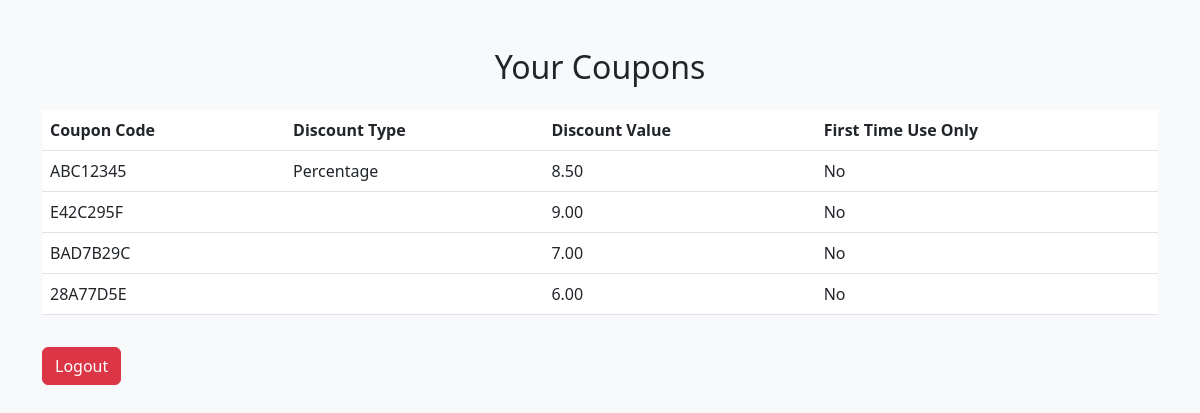
Screenshot of /user_dashboard.php (signed in) with the database file from the repository.
### tables this page shows
CREATE TABLE `coupons` (
  `id` int(11) NOT NULL,
  `code` varchar(50) DEFAULT NULL,
  `discount_type` enum('Flat','Percentage') DEFAULT NULL,
  `discount_value` decimal(10,2) DEFAULT NULL,
  `is_active` tinyint(1) DEFAULT 1,
  `expiry_date` date NOT NULL DEFAULT curdate(),
  `is_first_time_only` tinyint(1) DEFAULT 0,
  `is_biryani_only` tinyint(1) NOT NULL DEFAULT 0
);

### user_dashboard.php (the view, shortened to what this page needs)
<?php
include('db.php');
$sql = "SELECT * FROM coupons WHERE is_active = 1";
$result = $conn->query($sql);
?>
<!DOCTYPE html>
<html lang="en">
<head>
    <link href="https://cdn.jsdelivr.net/npm/bootstrap@5.3.0/dist/css/bootstrap.min.css" rel="stylesheet">
</head>
<body class="bg-light">
    <div class="container mt-5">
        <h2 class="text-center mb-4">Your Coupons</h2>
        <?php if ($result->num_rows > 0): ?>
            <table class="table">
                <thead>
                    <tr>
                        <th>Coupon Code</th>
                        <th>Discount Type</th>
                        <th>Discount Value</th>
                        <th>First Time Use Only</th>
                    </tr>
                </thead>
                <tbody>
                    <?php while ($coupon = $result->fetch_assoc()): ?>
                        <tr>
                            <td><?= htmlspecialchars($coupon['code']) ?></td>
                            <td><?= htmlspecialchars($coupon['discount_type']) ?></td>
                            <td><?= htmlspecialchars($coupon['discount_value']) ?></td>
                            <td><?= $coupon['is_first_time_only'] ? 'Yes' : 'No' ?></td>
                        </tr>
                    <?php endwhile; ?>
                </tbody>
            </table>
        <?php else: ?>
            <p>No active coupons available at the moment.</p>
        <?php endif; ?>
        <a href="logout.php" class="btn btn-danger mt-3">Logout</a>
    </div>
</body>
</html>

### rows the page displays
coupons: code "ABC12345", discount_type "Percentage", discount_value "8.50", is_first_time_only "No"
coupons: code "E42C295F", discount_value "9.00", is_first_time_only "No"
coupons: code "BAD7B29C", discount_value "7.00", is_first_time_only "No"
coupons: code "28A77D5E", discount_value "6.00", is_first_time_only "No"
